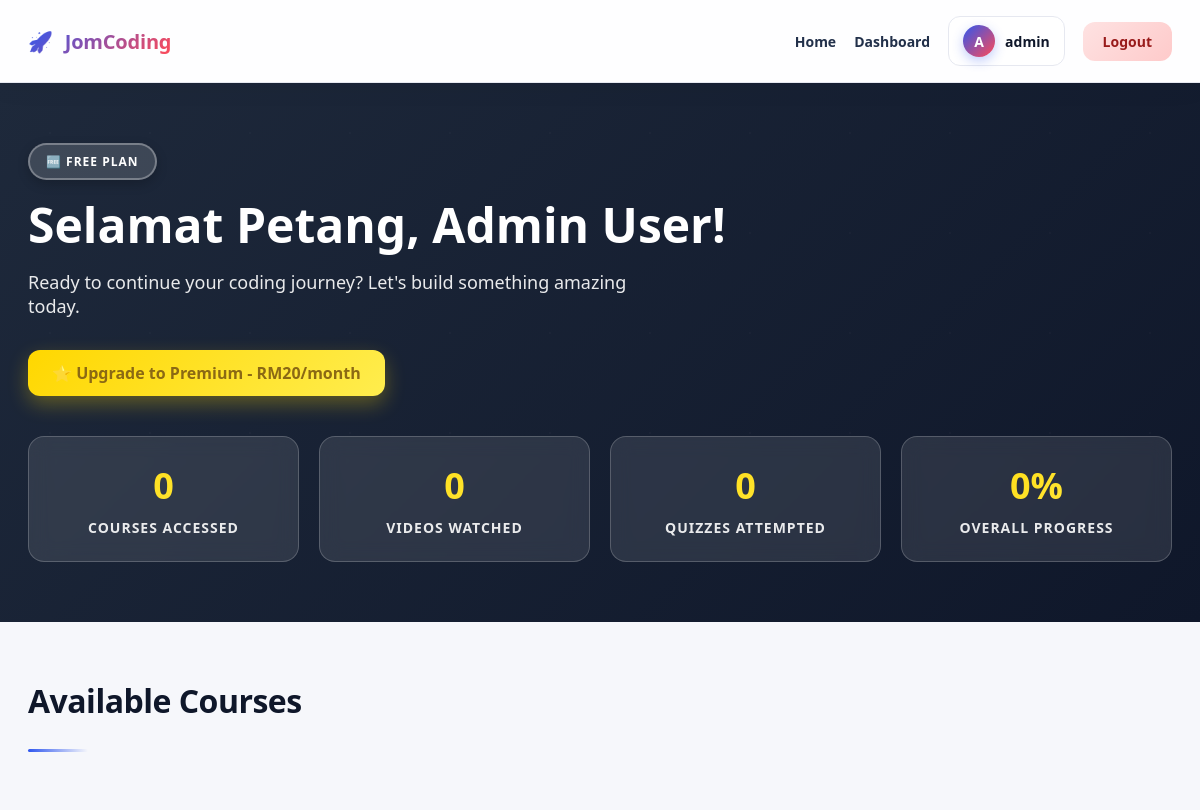
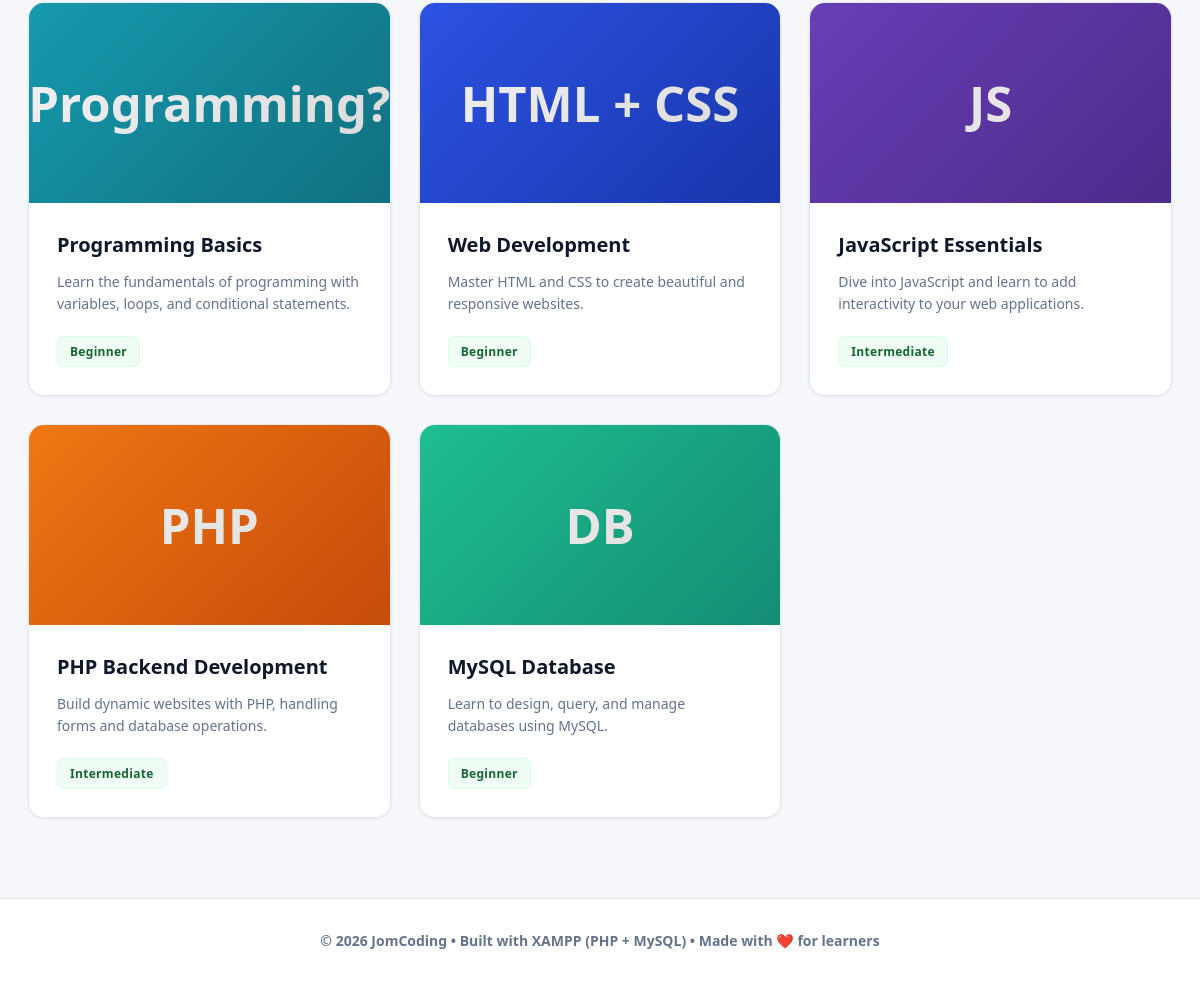
Screenshot of /dashboard.php (signed in) with the database file from the repository (2 pictures, top to bottom).
### tables this page shows
CREATE TABLE `user` (
  `user_id` int(11) NOT NULL,
  `username` varchar(50) DEFAULT NULL,
  `full_name` varchar(100) DEFAULT NULL,
  `email` varchar(100) NOT NULL,
  `password_hash` varchar(255) NOT NULL,
  `birth_date` date DEFAULT NULL,
  `country` varchar(50) DEFAULT NULL,
  `phone` varchar(20) DEFAULT NULL,
  `gender` varchar(20) DEFAULT NULL,
  `bio` text DEFAULT NULL,
  `profile_completed` tinyint(1) DEFAULT 0,
  `subscription_type` enum('free','premium') NOT NULL DEFAULT 'free',
  `role` enum('admin','student') NOT NULL DEFAULT 'student',
  `created_at` datetime NOT NULL DEFAULT current_timestamp(),
  `updated_at` datetime DEFAULT current_timestamp() ON UPDATE current_timestamp()
);

CREATE TABLE `courses` (
  `course_id` int(11) NOT NULL,
  `course_title` varchar(150) NOT NULL,
  `description` text NOT NULL,
  `difficulty_level` enum('Beginner','Intermediate','Advanced') DEFAULT 'Beginner',
  `estimated_hours` int(11) DEFAULT NULL,
  `thumbnail_url` varchar(255) DEFAULT NULL,
  `created_by` int(11) DEFAULT NULL,
  `created_at` datetime NOT NULL DEFAULT current_timestamp(),
  `updated_at` datetime DEFAULT current_timestamp() ON UPDATE current_timestamp()
);

### dashboard.php (the view, shortened to what this page needs)
<?php
require_once 'config.php';
$user_id = $_SESSION['user_id'];
$query = "SELECT * FROM user WHERE user_id = $user_id";
$result = mysqli_query($conn, $query);
$user = mysqli_fetch_assoc($result);
$is_premium = ($user['subscription_type'] === 'premium');
$courses_accessed_query = "
    SELECT COUNT(DISTINCT course_id) as course_count FROM (
        SELECT DISTINCT course_id FROM video_progress WHERE student_id = $user_id
        UNION
        SELECT DISTINCT q.course_id FROM quiz_attempts qa
        INNER JOIN quizzes q ON qa.quiz_id = q.quiz_id
        WHERE qa.student_id = $user_id
    ) as accessed_courses
";
$courses_accessed_result = mysqli_query($conn, $courses_accessed_query);
$courses_accessed_count = mysqli_fetch_assoc($courses_accessed_result)['course_count'];
$videos_watched_query = "SELECT COUNT(*) as watched_count FROM video_progress WHERE student_id = $user_id AND watched = 1";
$videos_watched_result = mysqli_query($conn, $videos_watched_query);
$videos_watched_count = mysqli_fetch_assoc($videos_watched_result)['watched_count'];
$quiz_attempts_query = "SELECT COUNT(DISTINCT quiz_id) as quiz_count FROM quiz_attempts WHERE student_id = $user_id";
$quiz_result = mysqli_query($conn, $quiz_attempts_query);
$quiz_stats = mysqli_fetch_assoc($quiz_result);
$unique_quizzes_attempted = $quiz_stats['quiz_count'];
$total_progress_sum = 0;
$courses_with_activity = 0;
$overall_progress = $courses_with_activity > 0 ? ($total_progress_sum / $courses_with_activity) : 0;
?>
<!doctype html>
<html lang="en">
<head>
</head>
<body>
  <div class="navbar">
    <div class="container">
      <div class="nav-inner">
        <a class="brand" href="index.php">
          <span>🚀</span> JomCoding
        </a>
        <div class="nav-links">
          <a class="hide-sm" href="index.php">Home</a>
          <a class="hide-sm" href="dashboard.php">Dashboard</a>
          <div class="user-menu">
            <div class="avatar"><?php echo strtoupper(substr($user['username'], 0, 1)); ?></div>
            <span><?php echo htmlspecialchars($user['username']); ?></span>
          </div>
          <a class="btn danger" href="#" onclick="showLogoutModal(); return false;">Logout</a>
        </div>
      </div>
    </div>
  </div>
  <section class="welcome">
    <div class="container">
      <div class="welcome-content">
        <?php if($is_premium): ?>
          <span class="subscription-badge premium">💎 Premium Member</span>
        <?php else: ?>
          <span class="subscription-badge free">🆓 Free Plan</span>
        <?php endif; ?>
       <h1>Selamat Petang, <?php echo htmlspecialchars($user['full_name']); ?>! </h1>
        <p>Ready to continue your coding journey? Let's build something amazing today.</p>
        <?php if(!$is_premium): ?>
          <div style="margin-top: 20px;">
            <a href="payment/subscription.php" style="display: inline-block; padding: 12px 24px; background: linear-gradient(135deg, #ffd700 0%, #ffed4e 100%); color: #8b6914; font-weight: 800; border-radius: 12px; text-decoration: none; box-shadow: 0 8px 20px rgba(255, 215, 0, 0.3); transition: all 0.3s ease;" onmouseover="this.style.transform='translateY(-2px)'; this.style.boxShadow='0 12px 28px rgba(255, 215, 0, 0.4)'" onmouseout="this.style.transform='translateY(0)'; this.style.boxShadow='0 8px 20px rgba(255, 215, 0, 0.3)'">
              ⭐ Upgrade to Premium - RM20/month
            </a>
          </div>
        <?php endif; ?>
        <div class="stats-row">
          <div class="stat-card">
            <div class="stat-number"><?php echo $courses_accessed_count; ?></div>
            <div class="stat-label">Courses Accessed</div>
          </div>
          <div class="stat-card">
            <div class="stat-number"><?php echo $videos_watched_count; ?></div>
            <div class="stat-label">Videos Watched</div>
          </div>
          <div class="stat-card">
            <div class="stat-number"><?php echo $unique_quizzes_attempted; ?></div>
            <div class="stat-label">Quizzes Attempted</div>
          </div>
          <div class="stat-card">
            <div class="stat-number"><?php echo round($overall_progress, 1); ?>%</div>
            <div class="stat-label">Overall Progress</div>
          </div>
        </div>
      </div>
    </div>
  </section>
  <section class="main-content">
    <div class="container">
      <div class="section-header">
        <h2>Available Courses</h2>
      </div>
      <div class="course-grid">
        <?php
        $courses_query = "SELECT * FROM courses ORDER BY created_at ASC";
        $courses_result = mysqli_query($conn, $courses_query);
        $course_icons = [
          1 => ['icon' => 'Programming?', 'gradient' => 'linear-gradient(135deg, #17a2b8 0%, #138496 100%)'],
          2 => ['icon' => 'HTML + CSS', 'gradient' => 'linear-gradient(135deg, #2f57ef 0%, #1d3fc9 100%)'],
          3 => ['icon' => 'JS', 'gradient' => 'linear-gradient(135deg, #6f42c1 0%, #5a32a3 100%)'],
          4 => ['icon' => 'PHP', 'gradient' => 'linear-gradient(135deg, #fd7e14 0%, #e8590c 100%)'],
          5 => ['icon' => 'DB', 'gradient' => 'linear-gradient(135deg, #20c997 0%, #17a689 100%)']
        ];
$course_pages = [
  1 => 'Available%20Courses/programming%20Basics/programming_basics.php',
  2 => 'Available%20Courses/web%20development/web_development.php',
  3 => 'Available%20Courses/javascript%20essentials/javascript_essentials.php',
  4 => 'Available%20Courses/php%20backend/php_backend.php',
  5 => 'Available%20Courses/mysql%20database/mysql_database.php'
];
        while($course = mysqli_fetch_assoc($courses_result)):
          $course_id = $course['course_id'];
          $icon_data = isset($course_icons[$course_id]) ? $course_icons[$course_id] : ['icon' => '📚', 'gradient' => 'linear-gradient(135deg, #667eea 0%, #764ba2 100%)'];
          $course_link = isset($course_pages[$course_id]) ? $course_pages[$course_id] : 'course_lessons.php?id=' . $course_id;
        ?>
        <div class="course-card" onclick="window.location.href='<?php echo $course_link; ?>'" style="cursor: pointer;">
          <div class="course-image" style="background: <?php echo $icon_data['gradient']; ?>;">
            <?php echo $icon_data['icon']; ?>
          </div>
          <div class="course-body">
            <h3 class="course-title"><?php echo htmlspecialchars($course['course_title']); ?></h3>
            <p class="course-desc"><?php echo htmlspecialchars($course['description']); ?></p>
            <div class="course-meta">
              <span class="badge badge-green"><?php echo $course['difficulty_level']; ?></span>
            </div>
          </div>
        </div>
        <?php endwhile; ?>
      </div>
    </div>
  </section>
  <div class="footer">
    <div class="container">
      © <?php echo date("Y"); ?> JomCoding • Built with XAMPP (PHP + MySQL) • Made with ❤️ for learners
    </div>
  </div>
</body>
</html>

### rows the page displays
user: username "A", username "admin", full_name "Admin User"
courses: course_id "Programming?", course_title "Programming Basics", description "Learn the fundamentals of programming with variables, loops, and conditional statements.", difficulty_level "Beginner"
courses: course_id "HTML + CSS", course_title "Web Development", description "Master HTML and CSS to create beautiful and responsive websites.", difficulty_level "Beginner"
courses: course_id "JS", course_title "JavaScript Essentials", description "Dive into JavaScript and learn to add interactivity to your web applications.", difficulty_level "Intermediate"
courses: course_id "PHP", course_title "PHP Backend Development", description "Build dynamic websites with PHP, handling forms and database operations.", difficulty_level "Intermediate"
courses: course_id "DB", course_title "MySQL Database", description "Learn to design, query, and manage databases using MySQL.", difficulty_level "Beginner"

### other values shown
$courses_accessed_count "0"
$videos_watched_count "0"
$unique_quizzes_attempted "0"
$overall_progress "0"
